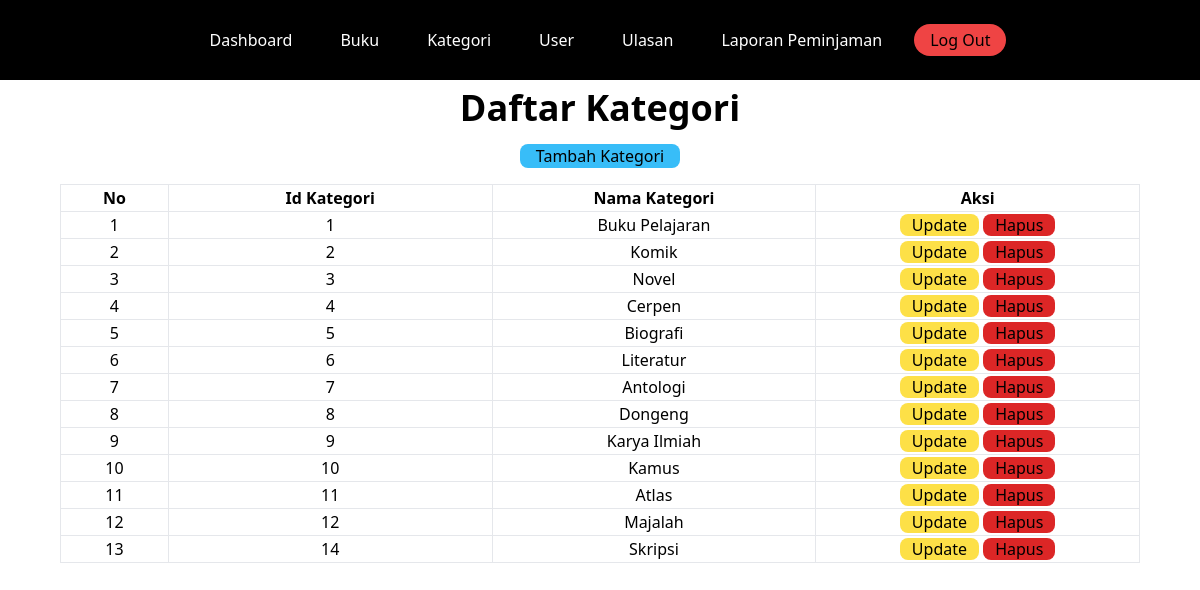
The page /admin/kategori.php (signed in) on the database its author committed.
### tables this page shows
CREATE TABLE `kategoribuku` (
  `KategoriID` int(11) NOT NULL,
  `NamaKategori` varchar(255) NOT NULL
);

### admin/kategori.php (the view)
<?php
include "../components/head.php";
include "../components/koneksi.php";
?>
<div class="w-full capitalize">
    <?php include "./components/navbar.php";
    include "./components/izin.php"; ?>
    <div class="flex flex-col justify-center items-center text-center ">
        <h1 class="text-4xl font-bold my-2">Daftar Kategori</h1>
        <a href="./kategori/tambah.php" class="bg-[#38BDF8] px-4 rounded rounded-lg mt-2 mb-4">tambah kategori</a>
        <table class="w-[90%] table-fixed">
            <thead>
                <tr>
                    <th class="border w-[5%]">no</th>
                    <th class="border w-[15%]">id kategori</th>
                    <th class="border w-[15%]">nama kategori</th>
                    <th class="border w-[15%]">aksi</th>
                </tr>
            </thead>
            <tbody>
                <?php
                $no = 1;
                $data = mysqli_query($koneksi, "SELECT * FROM kategoribuku");
                while ($d = mysqli_fetch_array($data)) {
                ?>
                    <tr>
                        <td class="border">
                            <?php echo $no++ ?>
                        </td>
                        <td class="border">
                            <?php echo $d['KategoriID'] ?>
                        </td>
                        <td class="border">
                            <?php echo $d['NamaKategori'] ?>
                        </td>
                        <td class="border">
                            <a href="./kategori/update.php?id=<?php echo $d['KategoriID'] ?>" class="bg-yellow-300 px-3 rounded rounded-lg">Update</a>
                            <a href="./kategori/hapus.php?id=<?php echo $d['KategoriID'] ?>" class="bg-red-600 px-3 rounded rounded-lg">Hapus</a>
                        </td>
                    </tr>
                <?php
                }
                ?>
            </tbody>
        </table>
    </div>
</div>
<?php
include "../components/foot.php";
?>

### rows shown on the page
kategoribuku: KategoriID "1", NamaKategori "Buku Pelajaran"
kategoribuku: KategoriID "2", NamaKategori "Komik"
kategoribuku: KategoriID "3", NamaKategori "Novel"
kategoribuku: KategoriID "4", NamaKategori "Cerpen"
kategoribuku: KategoriID "5", NamaKategori "Biografi"
kategoribuku: KategoriID "6", NamaKategori "Literatur"
kategoribuku: KategoriID "7", NamaKategori "Antologi"
kategoribuku: KategoriID "8", NamaKategori "Dongeng"
kategoribuku: KategoriID "9", NamaKategori "Karya Ilmiah"
kategoribuku: KategoriID "10", NamaKategori "Kamus"
kategoribuku: KategoriID "11", NamaKategori "Atlas"
kategoribuku: KategoriID "12", NamaKategori "Majalah"
kategoribuku: KategoriID "14", NamaKategori "Skripsi"
